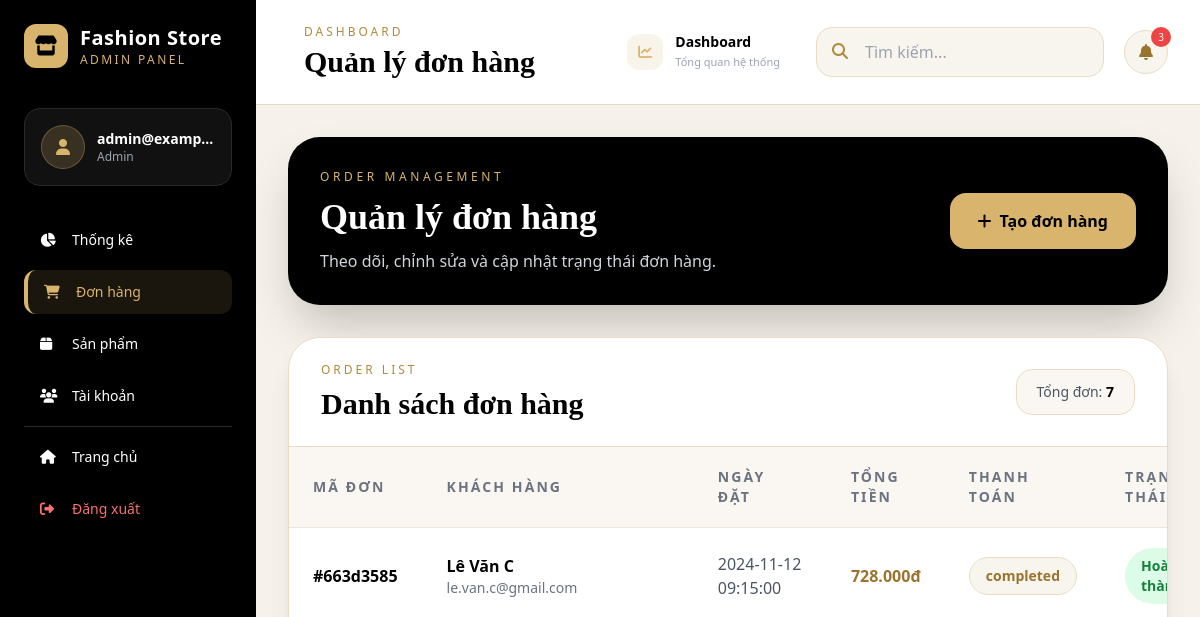
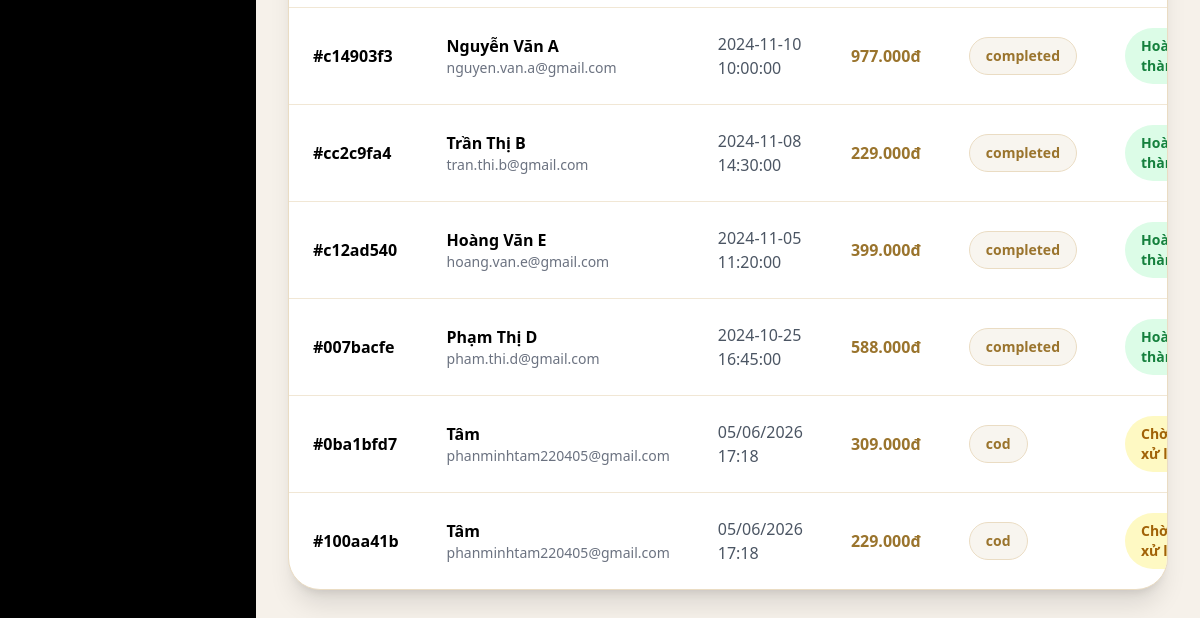
Before: /admin/orders (signed in) with the older database file (2 pictures, top to bottom).
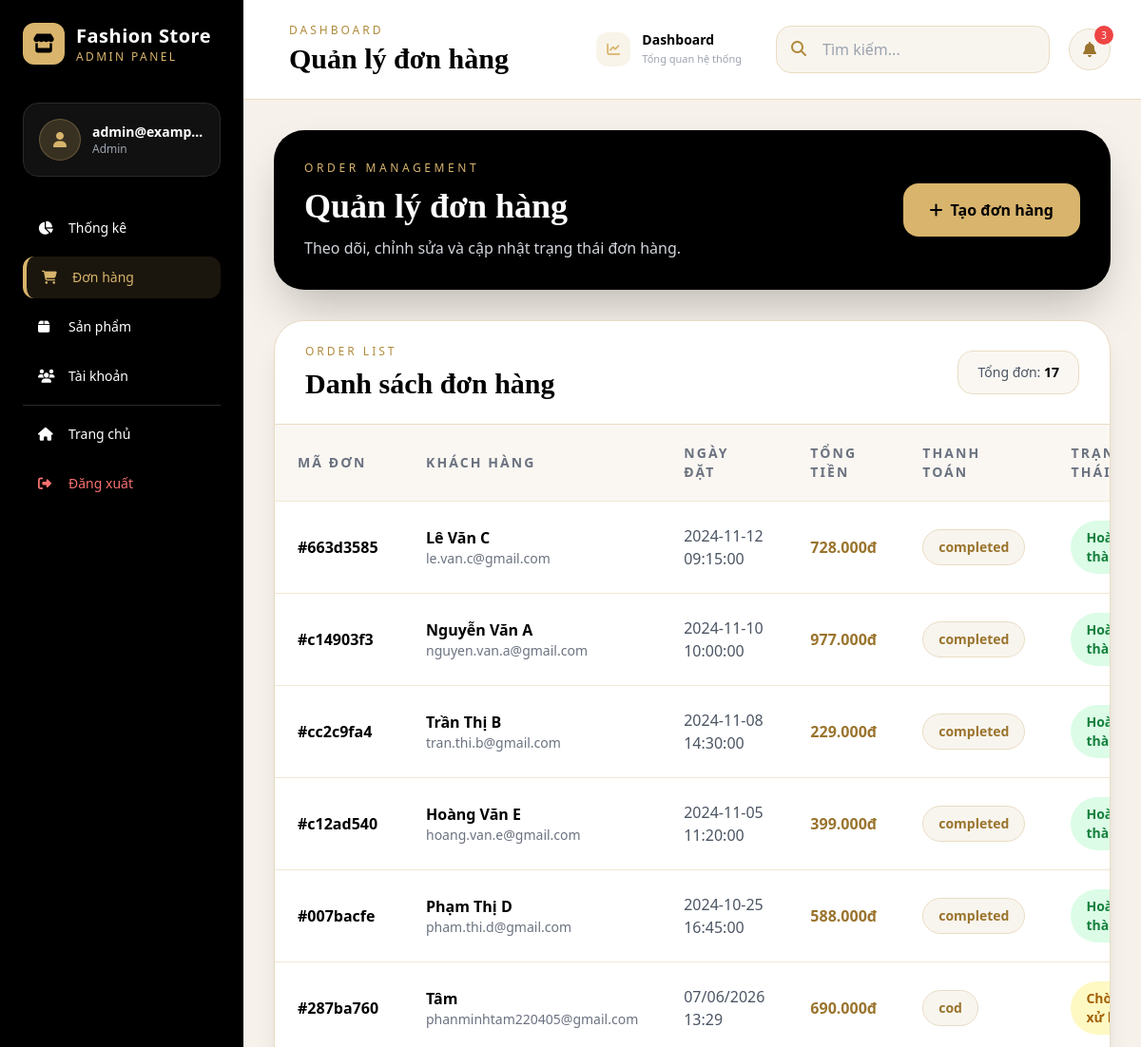
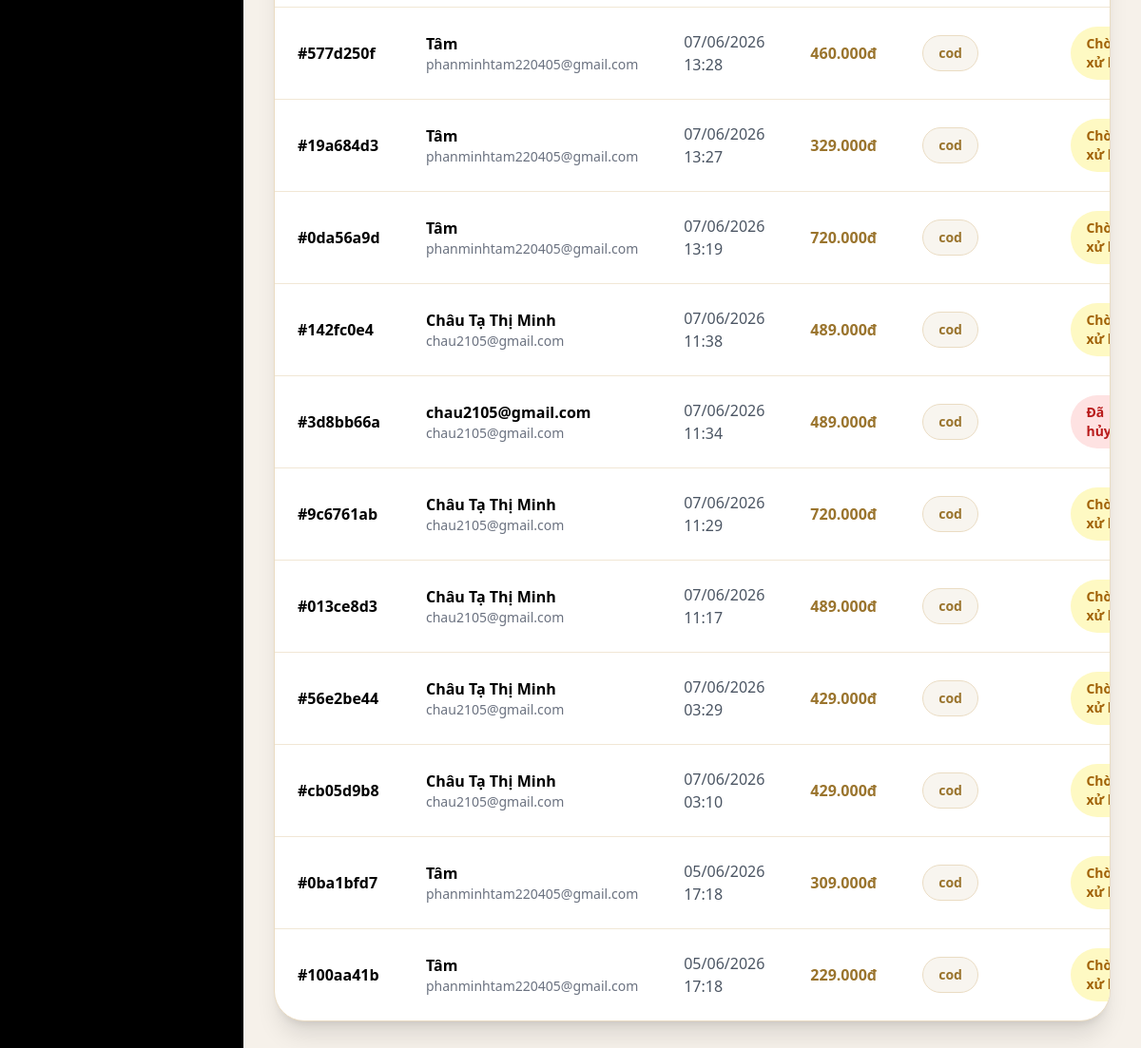
After: the same page with the newer database file (2 pictures, top to bottom).
### database.py (models this page shows)
class Order(db.Model):
    __tablename__ = 'orders'
    id = db.Column(db.String(36), primary_key=True)
    user_email = db.Column(db.String(120), db.ForeignKey('users.email'), nullable=False)
    items = db.Column(db.Text, nullable=False)  # JSON array
    shipping_info = db.Column(db.Text)  # JSON object
    subtotal = db.Column(db.Integer, nullable=False)
    shipping = db.Column(db.Integer, default=0)
    voucher_discount = db.Column(db.Integer, default=0)
    total = db.Column(db.Integer, nullable=False)
    payment_method = db.Column(db.String(50))
    payment_status = db.Column(db.String(20), default='pending')
    status = db.Column(db.String(20), default='pending')
    notes = db.Column(db.Text)
    created_at = db.Column(db.String(50))
    def to_dict(self):
        return {
            'id': self.id,
            'user_email': self.user_email,
            'order_items': json.loads(self.items) if self.items else [],
            'shipping_info': json.loads(self.shipping_info) if self.shipping_info else {},
            'subtotal': self.subtotal,
            'shipping': self.shipping,
            'voucher_discount': self.voucher_discount,
            'total': self.total,
            'payment_method': self.payment_method,
            'payment_status': self.payment_status,
            'status': self.status,
            'notes': self.notes,
            'created_at': self.created_at
        }

### flask_clothing_store.py (the view)
@app.route('/admin/orders')
@staff_required
def admin_orders():
    orders = [o.to_dict() for o in Order.query.all()]
    orders.sort(key=lambda x: x['created_at'], reverse=True)
    return render_template('admin/orders.html', orders=orders)

### flask_clothing_store.py (called while the page is built)
def staff_required(f):
    @wraps(f)
    def decorated_function(*args, **kwargs):
        if 'user' not in session or session['user']['role'] not in ['admin', 'staff']:
            flash('Đây là khu vực dành cho nhân viên', 'error')
            return redirect(url_for('home'))
        return f(*args, **kwargs)
    return decorated_function

def format_price(price):
    return f"{price:,.0f}đ".replace(',', '.')

@app.context_processor
def utility_processor():
    return {
        'now': datetime.datetime.now(),
        'wishlist_count': lambda: len(get_wishlist()),
        'cart_count': lambda: len(get_cart()),
        'format_price': format_price,
        'get_featured_products': get_featured_products,
        'get_best_sellers': get_best_sellers,
        'get_categories': get_categories
    }

### templates/admin/orders.html (shortened to what this page needs)
{% extends "admin/base_admin.html" %}
{% block page_title %}Quản lý đơn hàng{% endblock %}
{% block content %}
<div class="max-w-7xl mx-auto">
    <div class="bg-black text-white rounded-[2rem] shadow-2xl p-8 mb-8">
        <div class="flex flex-col md:flex-row md:items-center md:justify-between gap-5">
            <div>
                <p class="uppercase tracking-[0.3em] text-xs text-[#d8b46c] mb-3">
                    Order Management
                </p>
                <h1 class="text-4xl font-serif font-black">
                    Quản lý đơn hàng
                </h1>
                <p class="text-gray-300 mt-3">
                    Theo dõi, chỉnh sửa và cập nhật trạng thái đơn hàng.
                </p>
            </div>
            <a href="{{ url_for('admin_create_order') }}"
               class="inline-flex items-center justify-center bg-[#d8b46c] text-black px-7 py-4 rounded-2xl font-bold hover:bg-[#c8a25c] transition shadow-xl">
                <i class="fas fa-plus mr-2"></i>
                Tạo đơn hàng
            </a>
        </div>
    </div>
    <div class="bg-white rounded-[2rem] shadow-xl border border-[#eadcc3] overflow-hidden">
        <div class="px-8 py-6 border-b border-[#eadcc3] flex justify-between items-center">
            <div>
                <p class="uppercase tracking-[0.25em] text-xs text-[#b08a3c] mb-2">
                    Order List
                </p>
                <h2 class="text-3xl font-serif font-black text-black">
                    Danh sách đơn hàng
                </h2>
            </div>
            <div class="bg-[#faf7f2] border border-[#eadcc3] rounded-2xl px-5 py-3 text-sm text-gray-600">
                Tổng đơn:
                <span class="font-bold text-black">{{ orders|length }}</span>
            </div>
        </div>
        <div class="overflow-x-auto">
            <table class="w-full">
                <thead class="bg-[#faf7f2]">
                    <tr>
                        <th class="text-left py-5 px-6 text-sm uppercase tracking-[0.15em] text-gray-500">Mã đơn</th>
                        <th class="text-left py-5 px-6 text-sm uppercase tracking-[0.15em] text-gray-500">Khách hàng</th>
                        <th class="text-left py-5 px-6 text-sm uppercase tracking-[0.15em] text-gray-500">Ngày đặt</th>
                        <th class="text-left py-5 px-6 text-sm uppercase tracking-[0.15em] text-gray-500">Tổng tiền</th>
                        <th class="text-left py-5 px-6 text-sm uppercase tracking-[0.15em] text-gray-500">Thanh toán</th>
                        <th class="text-left py-5 px-6 text-sm uppercase tracking-[0.15em] text-gray-500">Trạng thái</th>
                    </tr>
                </thead>
                <tbody>
                    {% for order in orders %}
                    <tr class="border-t border-[#f1e7d5] hover:bg-[#faf7f2] transition">
                        <td class="py-5 px-6 font-bold text-black">
                            #{{ order.id[:8] }}
                        </td>
                        <td class="py-5 px-6">
                            <div class="font-semibold text-black">
                                {{ order.shipping_info.name if order.shipping_info.name else order.user_email }}
                            </div>
                            <div class="text-sm text-gray-500">
                                {{ order.user_email }}
                            </div>
                        </td>
                        <td class="py-5 px-6 text-gray-600">
                            {{ order.created_at }}
                        </td>
                        <td class="py-5 px-6 font-bold text-[#9a742d]">
                            {{ format_price(order.total) }}
                        </td>
                        <td class="py-5 px-6">
                            <span class="inline-flex px-4 py-2 rounded-full bg-[#f8f5ef] text-[#9a742d] border border-[#eadcc3] font-semibold text-sm">
                                {{ order.payment_status }}
                            </span>
                        </td>
                        <td class="py-5 px-6">
                            {% if order.status == 'completed' %}
                            <span class="inline-flex px-4 py-2 rounded-full bg-green-100 text-green-700 font-semibold text-sm">
                                Hoàn thành
                            </span>
                            {% elif order.status == 'shipping' %}
                            <span class="inline-flex px-4 py-2 rounded-full bg-blue-100 text-blue-700 font-semibold text-sm">
                                Đang giao
                            </span>
                            {% elif order.status == 'cancelled' %}
                            <span class="inline-flex px-4 py-2 rounded-full bg-red-100 text-red-700 font-semibold text-sm">
                                Đã hủy
                            </span>
                            {% else %}
                            <span class="inline-flex px-4 py-2 rounded-full bg-yellow-100 text-yellow-700 font-semibold text-sm">
                                Chờ xử lý
                            </span>
                            {% endif %}
                        </td>
                    </tr>
                    {% endfor %}
                </tbody>
            </table>
        </div>
    </div>
</div>
{% endblock %}

### templates/admin/base_admin.html (shortened to what this page needs)
<!DOCTYPE html>
<html lang="vi">
<head>
    <script src="https://cdn.tailwindcss.com"></script>
    <link rel="stylesheet"
          href="https://cdnjs.cloudflare.com/ajax/libs/font-awesome/6.4.0/css/all.min.css">
</head>
<body class="bg-[#f6f1ea]">
<div class="flex h-screen overflow-hidden">
    <aside class="sidebar w-64 bg-black text-white flex-shrink-0 hidden lg:block">
        <div class="p-6">
            <div class="flex items-center space-x-3 mb-10">
                <div class="w-11 h-11 bg-[#d8b46c] rounded-xl flex items-center justify-center shadow-lg">
                    <i class="fas fa-store text-black text-xl"></i>
                </div>
                <div>
                    <h1 class="font-black text-xl tracking-wide">
                        Fashion Store
                    </h1>
                    <p class="text-xs text-[#d8b46c] tracking-[0.2em] uppercase">
                        Admin Panel
                    </p>
                </div>
            </div>
            <div class="bg-[#111111] border border-[#2a2a2a] rounded-2xl p-4 mb-8">
                <div class="flex items-center space-x-3">
                    <div class="w-11 h-11 bg-[#d8b46c]/20 rounded-full flex items-center justify-center border border-[#d8b46c]/30">
                        <i class="fas fa-user text-[#d8b46c]"></i>
                    </div>
                    <div class="flex-1 min-w-0">
                        <p class="font-semibold text-sm truncate">
                            {{ session.user.email }}
                        </p>
                        <p class="text-xs text-gray-400 capitalize">
                            {{ session.user.role }}
                        </p>
                    </div>
                </div>
            </div>
            <nav class="space-y-2">
                <a href="{{ url_for('admin_statistics') }}"
                class="sidebar-link flex items-center space-x-3 px-4 py-3 rounded-xl text-sm {% if request.endpoint == 'admin_statistics' %}active{% endif %}">
                    <i class="fas fa-chart-pie w-5"></i>
                    <span>Thống kê</span>
                </a>
                <a href="{{ url_for('admin_orders') }}"
                   class="sidebar-link flex items-center space-x-3 px-4 py-3 rounded-xl text-sm {% if request.endpoint == 'admin_orders' %}active{% endif %}">
                    <i class="fas fa-shopping-cart w-5"></i>
                    <span>Đơn hàng</span>
                </a>
                <a href="{{ url_for('admin_products') }}"
                   class="sidebar-link flex items-center space-x-3 px-4 py-3 rounded-xl text-sm {% if request.endpoint in ['admin_products', 'admin_add_product', 'admin_edit_product'] %}active{% endif %}">
                    <i class="fas fa-box w-5"></i>
                    <span>Sản phẩm</span>
                </a>
                {% if session.user.role == 'admin' %}
                <a href="{{ url_for('admin_users') }}"
                   class="sidebar-link flex items-center space-x-3 px-4 py-3 rounded-xl text-sm {% if request.endpoint in ['admin_users', 'admin_add_user', 'admin_edit_user'] %}active{% endif %}">
                    <i class="fas fa-users w-5"></i>
                    <span>Tài khoản</span>
                </a>
                {% endif %}
                <div class="border-t border-[#2a2a2a] my-5"></div>
                <a href="{{ url_for('home') }}"
                   class="sidebar-link flex items-center space-x-3 px-4 py-3 rounded-xl text-sm">
                    <i class="fas fa-home w-5"></i>
                    <span>Trang chủ</span>
                </a>
                <a href="{{ url_for('logout') }}"
                   class="sidebar-link flex items-center space-x-3 px-4 py-3 rounded-xl text-sm text-red-400">
                    <i class="fas fa-sign-out-alt w-5"></i>
                    <span>Đăng xuất</span>
                </a>
            </nav>
        </div>
    </aside>
    <div class="flex-1 flex flex-col overflow-hidden">
        <header class="bg-white border-b border-[#eadcc3] z-10">
            <div class="px-8 py-5 flex items-center justify-between">
                <div class="flex items-center space-x-4">
                    <div>
                        <p class="uppercase tracking-[0.25em] text-xs text-[#b08a3c] mb-1">
                            Dashboard
                        </p>
                        <h2 class="text-3xl font-serif font-black text-black">
                            {% block page_title %}Quản trị{% endblock %}
                        </h2>
                    </div>
                </div>
                <div class="flex items-center space-x-5">
                    <a href="{{ url_for('admin_dashboard') }}"
                    class="sidebar-link flex items-center space-x-3 px-4 py-3 rounded-xl text-sm {% if request.endpoint == 'admin_dashboard' %}active{% endif %}">
                        <div class="w-9 h-9 rounded-xl bg-[#d8b46c]/15 flex items-center justify-center">
                            <i class="fas fa-chart-line text-[#d8b46c]"></i>
                        </div>
                        <div>
                            <span class="block font-semibold">Dashboard</span>
                            <span class="block text-[11px] text-gray-400">Tổng quan hệ thống</span>
                        </div>
                    </a>
                    <div class="relative hidden md:block">
                        <input type="text"
                               placeholder="Tìm kiếm..."
                               class="pl-12 pr-5 py-3 bg-[#f8f5ef] border border-[#eadcc3] rounded-2xl focus:outline-none focus:border-[#d8b46c] w-72">
                        <i class="fas fa-search absolute left-4 top-4 text-[#b08a3c]"></i>
                    </div>
                    <button class="relative w-11 h-11 rounded-full bg-[#f8f5ef] border border-[#eadcc3] flex items-center justify-center hover:bg-[#efe7d8] transition">
                        <i class="fas fa-bell text-[#9a742d]"></i>
                        <span class="absolute -top-1 -right-1 w-5 h-5 bg-red-500 rounded-full text-[10px] text-white flex items-center justify-center">
                            3
                        </span>
                    </button>
                </div>
            </div>
        </header>
        <main class="flex-1 overflow-y-auto bg-[#f6f1ea] p-8">
            {% block content %}{% endblock %}
        </main>
    </div>
</div>
</body>
</html>

### templates/admin/base_admin.html (style rules this page uses)
body { font-family: 'Segoe UI', sans-serif; }
.sidebar-link { transition: all 0.3s ease; }
.sidebar-link.active { background-color: rgba(216, 180, 108, 0.12); border-left: 4px solid #d8b46c; color: #d8b46c; }
.sidebar { box-shadow: 2px 0 20px rgba(0,0,0,0.15); }

Changed rows visible on the page:
added Order: id "287ba760", shipping_info "Tâm", user_email "phanminhtam220405@gmail.com", created_at "07/06/2026 13:29", total "690.000đ", payment_status "cod", status "Chờ xử lý"
added Order: id "577d250f", shipping_info "Tâm", user_email "phanminhtam220405@gmail.com", created_at "07/06/2026 13:28", total "460.000đ", payment_status "cod", status "Chờ xử lý"
added Order: id "19a684d3", shipping_info "Tâm", user_email "phanminhtam220405@gmail.com", created_at "07/06/2026 13:27", total "329.000đ", payment_status "cod", status "Chờ xử lý"
added Order: id "0da56a9d", shipping_info "Tâm", user_email "phanminhtam220405@gmail.com", created_at "07/06/2026 13:19", total "720.000đ", payment_status "cod", status "Chờ xử lý"
added Order: id "142fc0e4", shipping_info "Châu Tạ Thị Minh", user_email "chau2105@gmail.com", created_at "07/06/2026 11:38", total "489.000đ", payment_status "cod", status "Chờ xử lý"
added Order: id "3d8bb66a", shipping_info "chau2105@gmail.com", user_email "chau2105@gmail.com", created_at "07/06/2026 11:34", total "489.000đ", payment_status "cod", status "Đã…"
added Order: id "9c6761ab", shipping_info "Châu Tạ Thị Minh", user_email "chau2105@gmail.com", created_at "07/06/2026 11:29", total "720.000đ", payment_status "cod", status "Chờ xử lý"
added Order: id "013ce8d3", shipping_info "Châu Tạ Thị Minh", user_email "chau2105@gmail.com", created_at "07/06/2026 11:17", total "489.000đ", payment_status "cod", status "Chờ xử lý"
added Order: id "56e2be44", shipping_info "Châu Tạ Thị Minh", user_email "chau2105@gmail.com", created_at "07/06/2026 03:29", total "429.000đ", payment_status "cod", status "Chờ xử lý"
added Order: id "cb05d9b8", shipping_info "Châu Tạ Thị Minh", user_email "chau2105@gmail.com", created_at "07/06/2026 03:10", total "429.000đ", payment_status "cod", status "Chờ xử lý"
Other visible differences:
{{ orders|length }}: "7" → "17"
